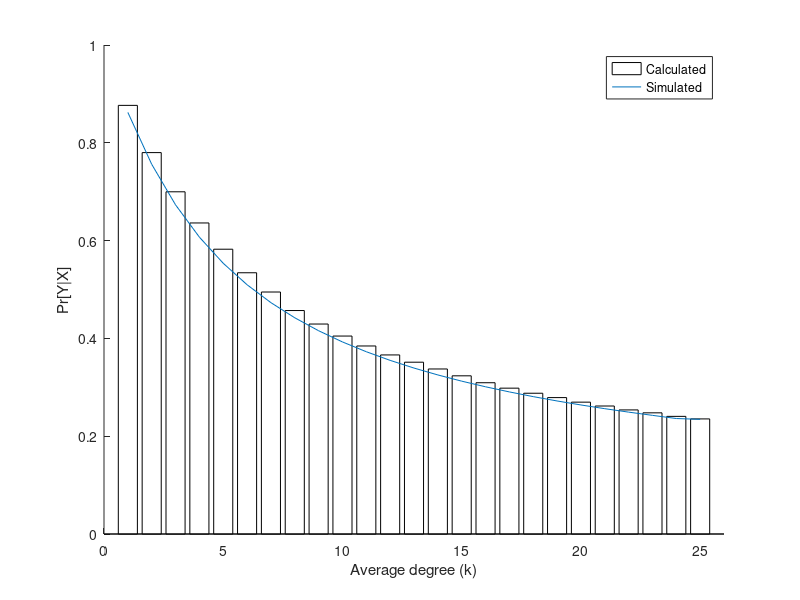

MATLAB code to generate this figure:
% k = sym('x');
% theta = sym('theta');
% 
% % works:
% %f = int(theta*k, theta, 0, 1); 
% 
% % doesn't work, but why?:
% f = int((1-(theta-sin(theta))/pi)^k*sin(theta), theta, 0, 2*pi/3);
% 
% %ezplot(f);
% display(subs(f,k,2));

calced = [
0.862168,	%  1
0.75613 ,	%  2
0.673142,	%  3
0.607086,	%  4
0.553643,	%  5
0.509726,	%  6
0.473108,	%  7
0.44216 ,	%  8
0.41568 ,	%  9
0.392767,	% 10
0.372737,	% 11
0.355069,	% 12
0.339355,	% 13
0.325277,	% 14
0.31258 ,	% 15
0.301063,	% 16
0.290558,	% 17
0.280932,	% 18
0.272072,	% 19
0.263885,	% 20
0.256292,	% 21
0.249233,	% 22
0.242636,	% 23
0.236162,	% 24
0.23446];	% 25

simued_old = [	% unknown system, rmse = 0.014259 {{{
0.806432,	%  1
0.731057,	%  2
0.678904,	%  3
0.602773,	%  4
0.536605,	%  5
0.531735,	%  6
0.471511,	%  7
0.437079,	%  8
0.423060,	%  9
0.404712,	% 10
0.375163,	% 11
0.360803,	% 12
0.338783,	% 13
0.317426,	% 14
0.316113,	% 15
0.305489,	% 16
0.287687,	% 17
0.279520,	% 18
0.268009,	% 19
0.260305,	% 20
0.257343,	% 21
0.250676,	% 22
0.236115,	% 23
0.235383,	% 24
0.225686];	% 25}}}

simued_300 = [	% n = 300, rmse = 0.017612 {{{
0.880491,	%  1
0.779339,	%  2
0.712814,	%  3
0.646877,	%  4
0.581326,	%  5
0.542027,	%  6
0.502287,	%  7
0.459338,	%  8
0.429848,	%  9
0.401648,	% 10
0.382635,	% 11
0.359712,	% 12
0.346169,	% 13
0.331715,	% 14
0.321283,	% 15
0.308667,	% 16
0.296788,	% 17
0.285050,	% 18
0.277613,	% 19
0.267421,	% 20
0.260283,	% 21
0.251852,	% 22
0.243960,	% 23
0.238576,	% 24
0.230372];	% 25}}}}

simued_700 = [	% n = 700, rmse = 0.016640 {{{
0.877299,	%  1
0.782590,	%  2
0.694473,	%  3
0.631197,	%  4
0.576801,	%  5
0.530898,	%  6
0.496611,	%  7
0.461655,	%  8
0.436602,	%  9
0.413775,	% 10
0.392252,	% 11
0.374057,	% 12
0.356794,	% 13
0.340756,	% 14
0.327267,	% 15
0.314139,	% 16
0.303273,	% 17
0.291246,	% 18
0.280018,	% 19
0.270149,	% 20
0.262545,	% 21
0.255643,	% 22
0.247125,	% 23
0.240359,	% 24
0.234007,	% 25
0.228055,	% 26
0.222450,	% 27
0.217716,	% 28
0.213113,	% 29
0.209412,	% 30
0.205350,	% 31
0.200768,	% 32
0.196790,	% 33
0.192567,	% 34
0.189017,	% 35
0.185288,	% 36
0.181987,	% 37
0.178431,	% 38
0.175283,	% 39
0.171976,	% 40
0.168857,	% 41
0.166788,	% 42
0.164265,	% 43
0.163167,	% 44
0.160377,	% 45
0.157976,	% 46
0.155860,	% 47
0.154183,	% 48
0.151998,	% 49
0.149829,	% 50
0.147483,	% 51
0.145190,	% 52
0.143645,	% 53
0.142539,	% 54
0.141090,	% 55
0.139476,	% 56
0.137511,	% 57
0.135955,	% 58
0.134637];	% 59}}}

simued_1000 = [	% n = 1000, rmse = 0.015679 {{{
0.876762,	%  1
0.774686,	%  2
0.697006,	%  3
0.629726,	%  4
0.567278,	%  5
0.523304,	%  6
0.489806,	%  7
0.459549,	%  8
0.434350,	%  9
0.410368,	% 10
0.389919,	% 11
0.373978,	% 12
0.358518,	% 13
0.342977,	% 14
0.328646,	% 15
0.316711,	% 16
0.306277,	% 17
0.293983,	% 18
0.282655,	% 19
0.275463,	% 20
0.267556,	% 21
0.259052,	% 22
0.251718,	% 23
0.243657,	% 24
0.240400]; % 25}}}

simued_2000_5 = [	% n = 2000, runs = 5, rmse = 0.014628 {{{
0.879935,	%  1
0.780371,	%  2
0.701594,	%  3
0.639020,	%  4
0.580614,	%  5
0.530763,	%  6
0.491703,	%  7
0.453412,	%  8
0.427335,	%  9
0.402552,	% 10
0.382849,	% 11
0.364385,	% 12
0.349270,	% 13
0.335076,	% 14
0.321193,	% 15
0.307779,	% 16
0.297632,	% 17
0.287158,	% 18
0.279703,	% 19
0.269093,	% 20
0.260718,	% 21
0.252559,	% 22
0.246783,	% 23
0.240157,	% 24
0.235992];	% 25}}}

simued_2000_10 = [	% n = 2000, runs = 10, rmse = 0.015239 {{{
0.876551,	%  1
0.779953,	%  2
0.699810,	%  3
0.636076,	%  4
0.582395,	%  5
0.534239,	%  6
0.494866,	%  7
0.456986,	%  8
0.429387,	%  9
0.404806,	% 10
0.384508,	% 11
0.366191,	% 12
0.351331,	% 13
0.337474,	% 14
0.323481,	% 15
0.309331,	% 16
0.298250,	% 17
0.287863,	% 18
0.278946,	% 19
0.269636,	% 20
0.261745,	% 21
0.253749,	% 22
0.247780,	% 23
0.240563,	% 24
0.235357,	% 25
0.229073,	% 26
0.224124,	% 27
0.219228,	% 28
0.214491,	% 29
0.209858,	% 30
0.206411,	% 31
0.202695,	% 32
0.198517,	% 33
0.194765,	% 34
0.191870,	% 35
0.187840,	% 36
0.184256,	% 37
0.180952,	% 38
0.178613,	% 39
0.175323,	% 40
0.172776,	% 41
0.169925,	% 42
0.167319,	% 43
0.164788,	% 44
0.162461,	% 45
0.160314,	% 46
0.157947,	% 47
0.155790,	% 48
0.153770,	% 49
0.151721,	% 50
0.150070,	% 51
0.148275,	% 52
0.147293,	% 53
0.145117,	% 54
0.142951,	% 55
0.141381,	% 56
0.139896,	% 57
0.137973,	% 58
0.136286,	% 59
0.134698];	% 60}}}

simued_5000 = [	% n = 5000, rmse = 0.014676 {{{
0.874372,	%  1
0.779196,	%  2
0.697609,	%  3
0.634141,	%  4
0.578085,	%  5
0.532005,	%  6
0.494189,	%  7
0.460771,	%  8
0.432852,	%  9
0.408879,	% 10
0.389073,	% 11
0.368272,	% 12
0.350255,	% 13
0.334523,	% 14
0.320164,	% 15
0.307659,	% 16
0.296149,	% 17
0.286342,	% 18
0.277177,	% 19
0.267424,	% 20
0.260963,	% 21
0.253576,	% 22
0.246944,	% 23
0.241346,	% 24
0.235984];	% 25}}}

simued = simued_2000_10; % <-- CHOOSE

clf;
hold all;
bar(1:1:size(calced,1), simued(1:size(calced,1)), 'w');
plot(1:1:size(calced,1), calced);	% plotted last, otherwise concealed
xlim([0,26]);	% necessary
xlabel('Average degree (k)');
ylabel('Pr[Y|X]');
legend('Calculated', 'Simulated');

rmse = 0;
for i=1:size(calced,1)
	rmse = rmse + (calced(i)-simued(i))*(calced(i)-simued(i));
end
rmse = sqrt(rmse/size(calced,1));
fprintf('rmse = %f\n', rmse);

% vim:foldmethod=marker:
